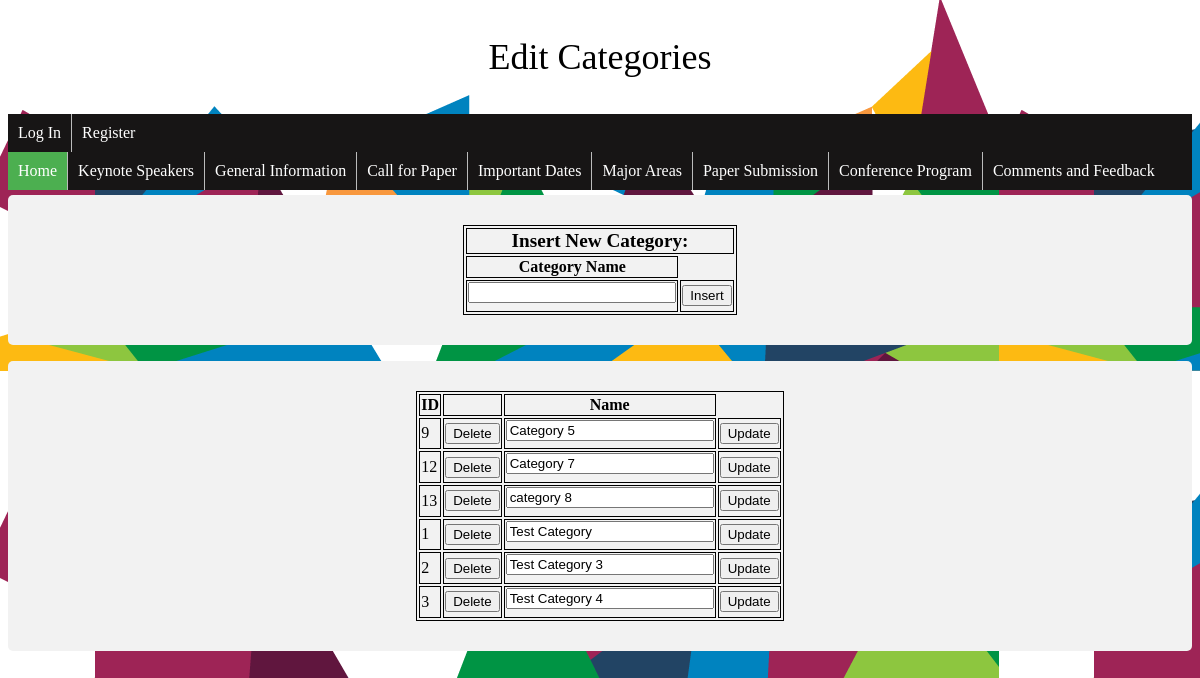
Page /admin_edit/editCategories.php on the committed database.
### tables this page shows
CREATE TABLE IF NOT EXISTS `wa_product_categories` (
  `ID` int(11) NOT NULL AUTO_INCREMENT,
  `CATEGORY_NAME` varchar(20) NOT NULL,
  PRIMARY KEY (`ID`),
  UNIQUE KEY `CATEGORY_NAME` (`CATEGORY_NAME`)
);

### models/ProdCatModel.php (called while the page is built, shortened)
<?php
class ProdCatModel {
    private $pdo;
    private $table = 'wa_product_categories';
    public function __construct($inPdo) {
        if ($inPdo instanceof PDO) {
            $this->pdo = $inPdo;
        } else {
            die("Object Type Error");
        }
    }
    public function getList() {
        $stmt = $this->pdo->prepare("SELECT * FROM $this->table");
        $stmt->execute();
        $cats = $stmt->fetchAll();
        return $cats;
    }
}
?>

### public_html/admin_edit/editCategories.php (the view, shortened to what this page needs)
<!DOCTYPE html>
<?php
require '../../controllers/connectDb.php';
require '../../models/ProdCatModel.php';
$PCM = new ProdCatModel($pdo);
$cat_ra = $PCM->getList();
?>
<html>
    <head>
        <link rel="stylesheet" type="text/css" href="../css/styles.css"/>
    </head>
    <body>
        <body background="../images/2015_AIGA-Design-Month_Website-Footer.png">
        <p style="text-align: center; font-size: 36px;">Edit Categories</p>
        <?php include('../home/menu.php') ?>
        <div>
            <form action = "<?php filter_input(INPUT_SERVER, 'REQUEST_URI') ?>" method='post'>
                <table>
                    <tr>
                        <th colspan="2" style="font-size:larger ">Insert New Category:</th>
                    </tr>
                    <tr>
                        <th>Category Name</th>
                    </tr>
                    <tr>
                        <td> <input type="text" name="catName"></td>
                        <td> <input type="submit" name="btnInsert" value ="Insert"></td>
                    </tr>
                </table>
            </form>
        </div>
        <p>
        <div>
            <table>
                <tr>
                    <th>ID</th>
                    <th></th>
                    <th>Name</th>
                </tr>
                <?php
                foreach ($cat_ra as $row) {
                    echo('<tr>');
                    echo('<td>' . $row['ID'] . '</td>');
                    echo('<td>' . "\n" .
                    "<form action = " . $_SERVER['REQUEST_URI'] . " method='post'>" . "\n" .
                    "<input type='hidden' name='catID' value=" . $row['ID'] . ">" . "\n" .
                    "<input type='submit' name='btnDelete' value='Delete'>" . "\n" .
                    "</form>" . "\n" .
                    '</td>' . "\n");
                    echo('<td>' . "\n" .
                    "<form action = " . $_SERVER['REQUEST_URI'] . " method='post'>" . "\n" .
                    "<input type='hidden' name='catID' value=" . $row['ID'] . ">" . "\n" .
                    "<input type='text' name= 'catName' value='" . $row['CATEGORY_NAME'] . "'></td>" . "\n" .
                    "<td><input type='submit' name='btnUpdate' value='Update'>" . "\n" .
                    "</form>" . "\n" .
                    '</td>' . "\n");
                    echo('</tr>');
                }
                ?>
            </table>
        </div>
    </body>
</html>

### public_html/css/styles.css (style rules this page uses)
div { border-radius: 5px; background-color: #f2f2f2; padding: 30px; margin-top: 5px; }
ul { list-style-type: none; margin: 0; padding: 0; overflow: hidden; background-color: #171515; }
li { float: left; border-right:1px solid #bbb; }
li:last-child { border-right: none; }
li a { display: block; color: white; text-align: center; padding: 14px 16px; text-decoration: none; }
li a, .dropbtn { display: inline-block; color: white; text-align: center; padding: 10px; text-decoration: none; }
li a.active { background-color: #4CAF50; color: white; }
li.dropdown { display: inline-block; }
input[type = text] { margin-bottom: 0.5em; width: 15em; }
input[type = submit] { margin: 0.5em; font-size: large; }

### public_html/admin_edit/editCategories.php (style rules this page uses)
table, th, td { border: 1px solid black; }
input[type = submit] { margin: 0.0em; font-size: smaller; margin-right: 0em; }
table { margin: auto; }

### rows in the picture
wa_product_categories: ID "9", catName "Category 5"
wa_product_categories: ID "12", catName "Category 7"
wa_product_categories: ID "13", catName "category 8"
wa_product_categories: ID "1", catName "Test Category"
wa_product_categories: ID "2", catName "Test Category 3"
wa_product_categories: ID "3", catName "Test Category 4"
